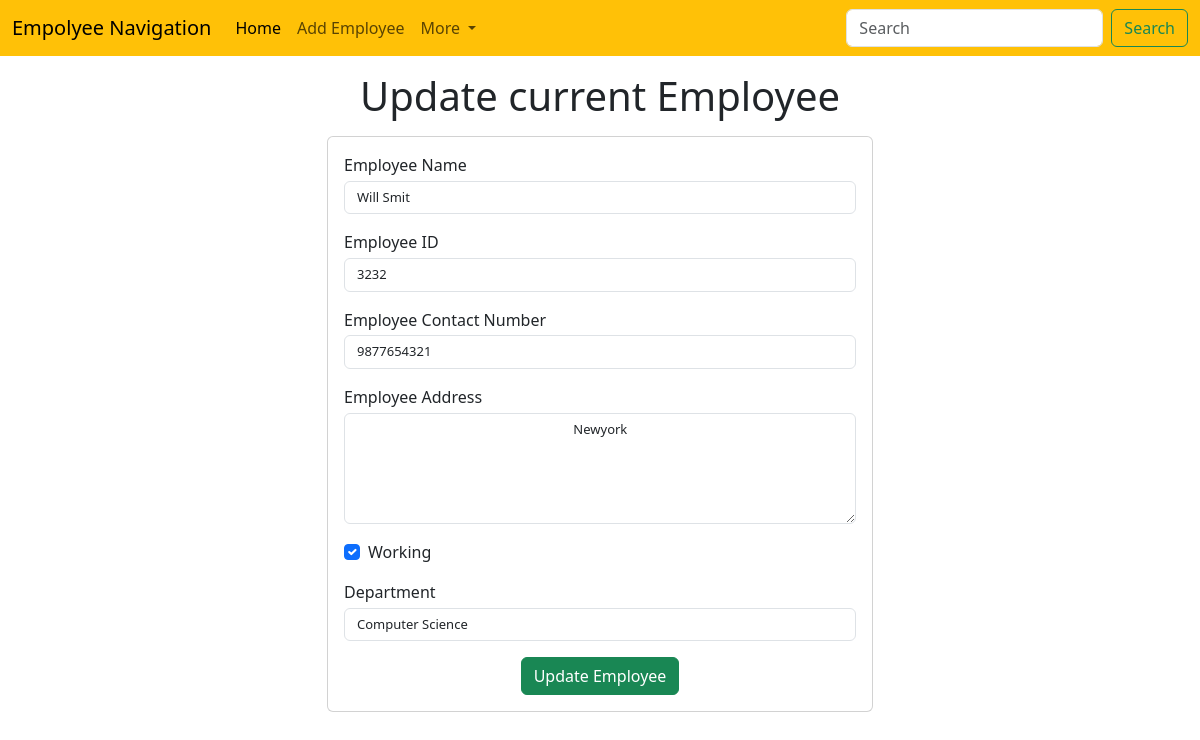
The app's page /emp/update-emp/3 with its own data.
### emp/models.py (models this page shows)
class Emp(models.Model):
    name=models.CharField(max_length=200)
    emp_id=models.CharField(max_length=200)
    phone=models.CharField(max_length=10)
    address=models.CharField(max_length=150)
    working=models.BooleanField(default=True)
    department=models.CharField(max_length=10)

### emp/views.py (the view)
# urls.py: path("update-emp/<int:emp_id>",update_emp),
def update_emp(request,emp_id):
    emp=Emp.objects.get(pk=emp_id)
    return render(request, 'emp/update_emp.html', {
        'emp':emp
    })

### templates/emp/update_emp.html (shortened to what this page needs)
<!doctype html>
<html lang="en">
  <head>
    <link href="https://cdn.jsdelivr.net/npm/bootstrap@5.3.3/dist/css/bootstrap.min.css" rel="stylesheet">
  </head>
  <body>
    {% include 'emp/navbar.html' %}
    <h1 class="text-center my-3">Update current Employee </h1>
    <div class="container">
        <div class="row">
            <div class="col-md-6 offset-md-3">
                <div class="card">
                    <div class="card-body">
                        <form action="/emp/do-update-emp/{{emp.id}}" method="post">
                            <div class="mb-3">
                                <label for="name">Employee Name</label>
                                <input
                                    id="name"
                                    type="text"
                                    class="form-control"
                                    placeholder="Enter employee name"
                                    style="margin-top: 0.1cm; font-size: small;"
                                    name="emp_name"
                                    value="{{emp.name}}"
                                >
                            </div>
                            <div class="mb-3">
                                <label for="id">Employee ID</label>
                                <input
                                    id="id"
                                    type="text"
                                    class="form-control"
                                    placeholder="Enter employee ID"
                                    style="margin-top: 0.1cm; font-size: small;"
                                    name="emp_id"
                                    value="{{emp.emp_id}}"
                                >
                            </div>
                            <div class="mb-3">
                                <label for="phone">Employee Contact Number</label>
                                <input
                                    id="phone"
                                    type="text"
                                    class="form-control"
                                    placeholder="Enter employee contact"
                                    style="margin-top: 0.1cm; font-size: small;"
                                    name="emp_phone"
                                    value="{{emp.phone}}"
                                >
                            </div>
                            <div class="mb-3">
                                <label for="address">Employee Address</label>
                                <textarea
                                    name="emp_address"
                                    id="address"
                                    class="form-control"
                                    rows="5"
                                    placeholder="Enter adress"
                                    style="margin-top: 0.1cm; font-size: small;"
                                >
                                {{emp.address}}
                                </textarea>
                            </div>
                            <div class="mb-3 form-check">
                                <label for="working">Working</label>
                                <input
                                    id="working"
                                    class="form-check-input"
                                    type="checkbox"
                                    name="emp_working"
                                    {% if emp.working %} checked {% endif %}
                                >
                            </div>
                            <div class="mb-3 ">
                                <label for="department">Department</label>
                                <select value="{{emp.department}}" name="emp_department" id="department" class="form-control" style="margin-top: 0.1cm; font-size: small;">
                                    <option value="CS">Computer Science</option>
                                </select>
                            </div>
                            <div class="container text-center">
                                <button class="btn btn-success">
                                    Update Employee
                                </button>
                            </div>
                        </form>
                    </div>
                </div>
            </div>
        </div>
    </div>
  </body>
</html>

### records on screen
Emp: emp_name "Will Smit", emp_id "3232", emp_phone "9877654321", emp_address "Newyork", working "☑", emp_department "Computer Science"
